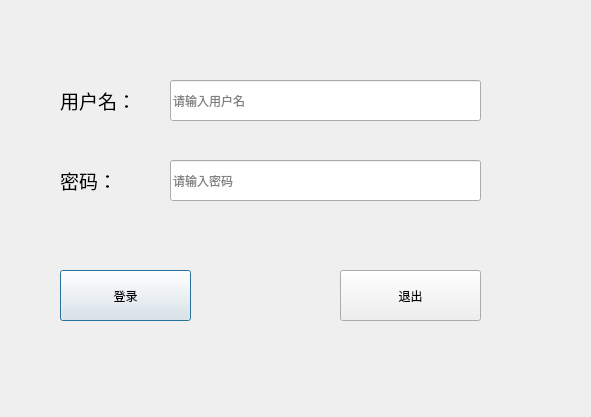
<?xml version="1.0" encoding="UTF-8"?>
<ui version="4.0">
 <class>LoginDialog</class>
 <widget class="QDialog" name="LoginDialog">
  <property name="geometry">
   <rect>
    <x>0</x>
    <y>0</y>
    <width>591</width>
    <height>417</height>
   </rect>
  </property>
  <property name="windowTitle">
   <string>Dialog</string>
  </property>
  <widget class="QPushButton" name="loginBtn">
   <property name="geometry">
    <rect>
     <x>60</x>
     <y>270</y>
     <width>131</width>
     <height>51</height>
    </rect>
   </property>
   <property name="text">
    <string>登录</string>
   </property>
  </widget>
  <widget class="QPushButton" name="exitBtn">
   <property name="geometry">
    <rect>
     <x>340</x>
     <y>270</y>
     <width>141</width>
     <height>51</height>
    </rect>
   </property>
   <property name="text">
    <string>退出</string>
   </property>
  </widget>
  <widget class="QLabel" name="label">
   <property name="geometry">
    <rect>
     <x>60</x>
     <y>80</y>
     <width>111</width>
     <height>41</height>
    </rect>
   </property>
   <property name="text">
    <string>&lt;html&gt;&lt;head/&gt;&lt;body&gt;&lt;p&gt;&lt;span style=&quot; font-size:14pt;&quot;&gt;用户名：&lt;/span&gt;&lt;/p&gt;&lt;/body&gt;&lt;/html&gt;</string>
   </property>
  </widget>
  <widget class="QLabel" name="label_2">
   <property name="geometry">
    <rect>
     <x>60</x>
     <y>160</y>
     <width>111</width>
     <height>41</height>
    </rect>
   </property>
   <property name="text">
    <string>&lt;html&gt;&lt;head/&gt;&lt;body&gt;&lt;p&gt;&lt;span style=&quot; font-size:14pt;&quot;&gt;密码：&lt;/span&gt;&lt;/p&gt;&lt;/body&gt;&lt;/html&gt;</string>
   </property>
  </widget>
  <widget class="QLineEdit" name="usrLineEdit">
   <property name="geometry">
    <rect>
     <x>170</x>
     <y>80</y>
     <width>311</width>
     <height>41</height>
    </rect>
   </property>
   <property name="minimumSize">
    <size>
     <width>311</width>
     <height>0</height>
    </size>
   </property>
   <property name="placeholderText">
    <string>请输入用户名</string>
   </property>
  </widget>
  <widget class="QLineEdit" name="pwdLineEdit">
   <property name="geometry">
    <rect>
     <x>170</x>
     <y>160</y>
     <width>311</width>
     <height>41</height>
    </rect>
   </property>
   <property name="echoMode">
    <enum>QLineEdit::Password</enum>
   </property>
   <property name="placeholderText">
    <string>请输入密码</string>
   </property>
  </widget>
 </widget>
 <resources/>
 <connections>
  <connection>
   <sender>exitBtn</sender>
   <signal>clicked()</signal>
   <receiver>LoginDialog</receiver>
   <slot>close()</slot>
   <hints>
    <hint type="sourcelabel">
     <x>259</x>
     <y>240</y>
    </hint>
    <hint type="destinationlabel">
     <x>199</x>
     <y>149</y>
    </hint>
   </hints>
  </connection>
 </connections>
</ui>
